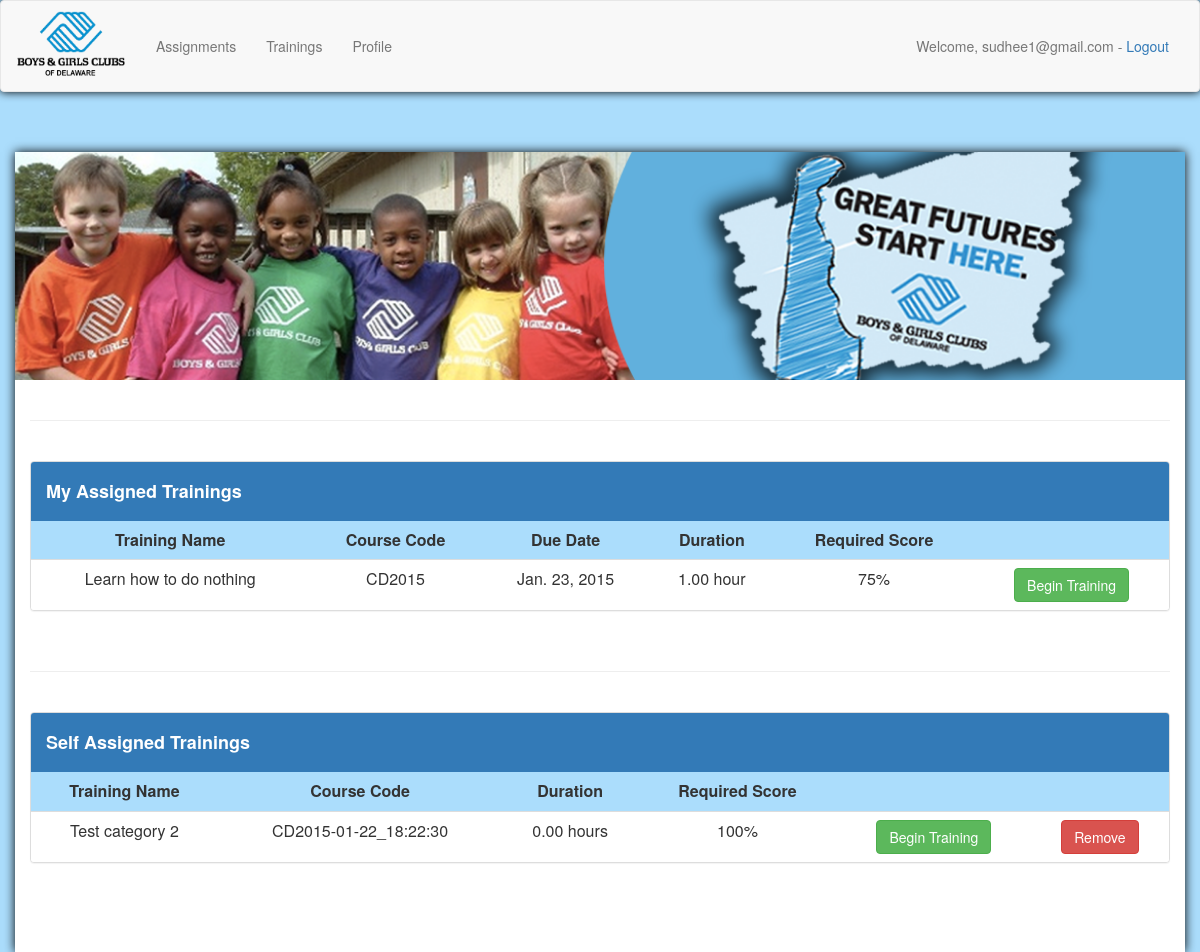
/ (signed in), run on an earlier commit of the app's database.
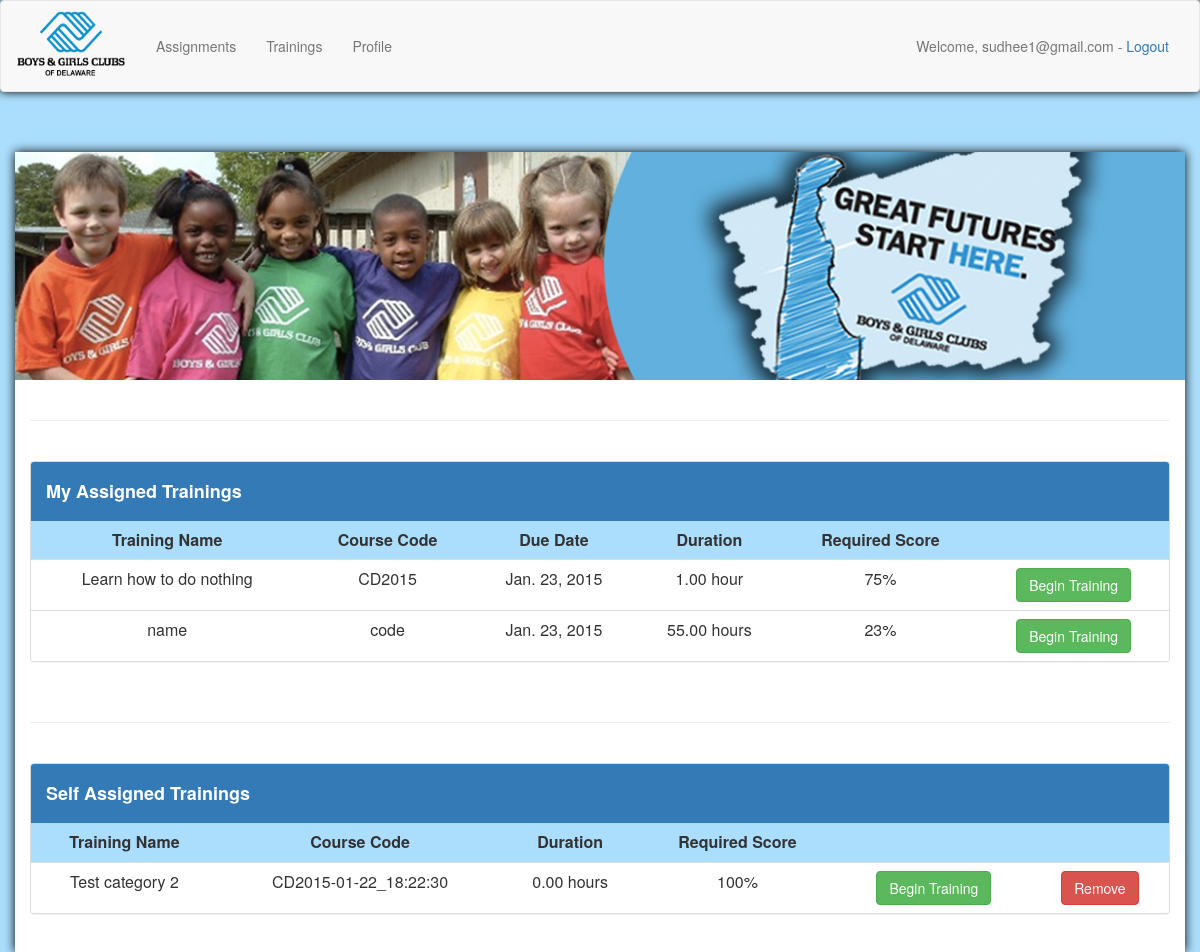
And on a later commit of the database.
### quiz_admin/models.py (models this page shows, shortened)
class Categories(models.Model):
    class Meta:
        verbose_name_plural = "quizzes"
    groups = models.ManyToManyField(Group, related_name='group')
    category_text = models.CharField(max_length=200, unique=True )
    category_description = models.CharField(max_length=1000, default="")
    course_code = models.CharField(max_length=40, default="CD"+datetime.datetime.now().strftime('%Y-%m-%d_%H:%M:%S'))
    due_date = models.DateField(default=datetime.date.today)
    duration_hours = models.DecimalField(max_digits=5, decimal_places=2, default=0.0)
    required_score = models.DecimalField(max_digits=3, decimal_places=0, default=100)

### quizzes/views.py (the view)
# urls.py: url(r'^$', include('quizzes.urls', namespace='quizzes'), name='index'),
@login_required
def index(request):
    if request.user.groups.all():
        trainings_need_to_be_completed = get_admin_assigned_trainings(request)
        user_assigned = get_user_assigned_trainings(request)
        if len(trainings_need_to_be_completed) != 0:
            user_assigned = user_assigned.difference(trainings_need_to_be_completed)
        context = {'trainings': trainings_need_to_be_completed, 'user_assigned': user_assigned}
    else:
        groups = Group.objects.all()
        context = {'no_groups': True, 'groups': groups}
    return render(request, 'index.html', context)

### quizzes/helpers.py (called while the page is built)
def get_user_assigned_trainings(request):
    user_assignments = UserAssignment.objects.filter(user=request.user)
    user_assigned = set()
    for assignment in user_assignments:
        user_assigned.add(assignment.category)
    return user_assigned

def get_admin_assigned_trainings(request):
    user_groups = []
    display_groups = set()
    trainings_need_to_be_completed = set()
    for groups in request.user.groups.all():
        user_groups.append(groups)
        for available_trainings in Categories.objects.filter(groups=groups):
            display_groups.add(available_trainings.id)
    for quiz_id in display_groups:
        check_if_user_finished_quiz = Completed.objects.filter(category=quiz_id, user=request.user.email)
        quiz_name = Categories.objects.get(pk=quiz_id)
        if not check_if_user_finished_quiz:
            trainings_need_to_be_completed.add(quiz_name)
    return trainings_need_to_be_completed

### quizzes/templates/index.html (shortened to what this page needs)
{% include "base.html" %}
<head>
</head>
<body>
    <div class="container" style="background-color: #ffffff; height:100%; box-shadow:0 0 10px black;">
        <img src="{{ MEDIA_ROOT }}/media/BAGCA_DEE.png" style= "width: 877.5pt; margin-left:-11pt;"/>
        <br/><br>
        <hr/>
        <br>
        {% if not no_groups %}
            {% if trainings %}
                <div class="panel panel-default">
                    <div class="panel-heading" style="background-color:rgb(51,122,183);margin-bottom:-2px;">
                        <h4 style="color:white;"><b>My Assigned Trainings</b></h4>
                    </div>
                    <table class="table table-striped" style="width:100%;">
                        <tr>
                            <th>Training Name</th>
                            <th>Course Code</th>
                            <th>Due Date</th>
                            <th>Duration</th>
                            <th>Required Score</th>
                            <th></th>
                        </tr>
                        {% for t in trainings %}
                            <tr>
                                <td style="margin-left: auto; margin-right: auto;">{{ t.category_text }}</td>
                                <td style="margin-left: auto; margin-right: auto;">{{ t.course_code }}</td>
                                <td style="margin-left: auto; margin-right: auto;">{{ t.due_date }}</td>
                                <td>{{ t.duration_hours }}
                                    {% if t.duration_hours != 1 %}
                                        hours
                                    {% else %}
                                        hour
                                    {% endif %}
                                </td>
                                <td style="margin-left: auto; margin-right: auto;">{{ t.required_score }}%</td>
                                <td style="margin-left: auto; margin-right: auto;"><a href="/user_assigned_training/{{ t.id }}/" class="btn btn-success">Begin Training</a></td>
                            </tr>
                        {% endfor %}
                    </table>
                </div>
            {% else %}
                <div style="text-align:center;">
                    <h3>Sorry, but there are currently no assigned trainings available to display.</h3>
                </div>
            {% endif %}
            <br/>
            <hr/>
            <br/>
            {% if user_assigned %}
                <div class="panel panel-default">
                    <div class="panel-heading" style="background-color:rgb(51,122,183);margin-bottom:-2px;">
                        <h4 style="color:white;"><b>Self Assigned Trainings</b></h4>
                    </div>
                    <table class="table table-striped" style="width:100%;">
                        <tr>
                            <th>Training Name</th>
                            <th>Course Code</th>
                            <th>Duration</th>
                            <th>Required Score</th>
                            <th></th>
                            <th></th>
                        </tr>
                        {% for t in user_assigned %}
                            <tr>
                                <td style="margin-left: auto; margin-right: auto;">{{ t.category_text }}</td>
                                <td style="margin-left: auto; margin-right: auto;">{{ t.course_code }}</td>
                                <td>{{ t.duration_hours }}
                                        {% if t.duration_hours != 1 %}
                                            hours
                                        {% else %}
                                            hour
                                        {% endif %}
                                </td>
                                <td style="margin-left: auto; margin-right: auto;">{{ t.required_score }}%</td>
                                <td style="margin-left: auto; margin-right: auto;"><a href="/user_assigned_training/{{ t.id }}/" class="btn btn-success">Begin Training</a></td>
                                <td style="margin-left: auto; margin-right: auto;">
                                    <a href="/trainings/{{t.id}}/remove_assignment/" class="btn btn-danger">Remove</button></a>
                                </td>
                            </tr>
                        {% endfor %}
                    </table>
                </div>
            {% else %}
                <div style="text-align:center;">
                    <h3>Sorry, but there are currently no user assigned trainings available to display.</h3>
                </div>
            {% endif %}
        {% endif %}
    </div>
</body>

### quizzes/templates/base.html (shortened to what this page needs)
<head>
    {% load bootstrap3 %}
    {% bootstrap_css %}
</head>
<body>
    <nav class="navbar navbar-default" style="box-shadow:0 0 10px black;">
        <div class="container-fluid">
            <br/>
            <div class="navbar-header" style="margin-top:-25px;">
                <a class="navbar-brand" href="/"><img src="/media/bagcd_logo.png" alt="Boys & Girls Club of Delaware" height="70" width="110"></img></a>
            </div>
            <div class="collapse navbar-collapse">
                <ul class="nav navbar-nav">
                    <li role="presentation"><a href="/">Assignments</a></li>
                    <li role="presentation"><a href="/trainings">Trainings</a></li>
                    <li role="presentation"><a href="/profile">Profile</a></li>
                </ul>
                <ul class="nav navbar-nav navbar-right">
                    <li>
                        {% if user.is_authenticated %}
                            <p class="navbar-text">Welcome, {{user.email}} - <a href="/accounts/logout/">Logout</a></p>
                        {% endif %}
                    </li>
                </ul>
            </div>
            <br/>
        </div>
    </nav>
    <br/>
    <br/>
</body>

### quizzes/templates/base.html (style rules this page uses)
html body { background-color:#abddfc; }

### quizzes/templates/index.html (style rules this page uses)
td { background-color: white; text-align: center; }
th { background-color: #abddfc; text-align: center; }

What changed in the data, as far as the page shows it:
added Categories: category_text "name", course_code "code", due_date "Jan. 23, 2015", duration_hours "55.00", required_score "23", shown under "My Assigned Trainings"
